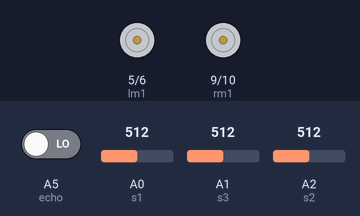
Recording of a sketch running on a simulated Arduino Uno, built with avr-gcc and run on an emulated ATmega328P. Parts: motor-driver pin pairs drawn as motors (green arrow = first pin HIGH = forward, orange = second pin HIGH = backward, longer = more drive). The inputs (shaded band) are chosen by the test bench; at power-on: A0 (s1) = 512, A1 (s3) = 512, A2 (s2) = 512, A5 (echo) LOW.

Above: at 0.1 s.
Timing chart, 0 to 2.5 s (numbered marks = the images above):
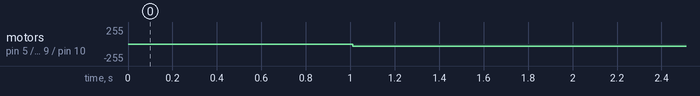

Measured:
- by itself, motor on pin 5 (lm1) / pin 6 (lm2), motor on pin 9 (rm1) / pin 10 (rm2): stopped → backward 30/255 at 1.0 s

The sketch:

P_1112_middle.ino
```cpp
#include <SoftwareSerial.h>

//#define PRT_DIST
//#define PRT_SENSOR
//#define PRT_CMD

//적외선
int s1 = A0;
int s2 = A2;
int s3 = A1;

//모터
int lm1 = 5;
int lm2 = 6;
int rm1 = 9;
int rm2 = 10;

//초음파
int trig = 11;
int echo = A5;

//피에조
int piezo = 13;
int freq = 1000;

void setup() {
  for (int i = 9; i <= 11; i++) {
    pinMode(i, OUTPUT);
  }
  pinMode(11, OUTPUT);
  pinMode(A0,INPUT);
  pinMode(A1,INPUT);
  pinMode(A2,INPUT);
  pinMode(A5, INPUT);
  pinMode(5, OUTPUT);
  pinMode(6, OUTPUT);
  Serial.begin(9600); //시리얼
}

void loop() {
  //초음파
  float duration, distance;
  int a, b, c;
  digitalWrite(trig, HIGH);
  delay(10);
  digitalWrite(trig, LOW);
  //거리계산
  duration = pulseIn(echo, HIGH);
  distance = ((float)(340 * duration) / 10000) / 2;

  //장애물감지 후 멈춤
  if (distance <= 17) {
    motor_control(0, 30, 0, 30);
  }


#ifdef PRT_DIST
  //거리출력
  Serial.print("Duration: ");
  Serial.println(duration);
  Serial.print("Distance: ");
  Serial.println(distance);
  delay(500);
#endif

  //적외선센서 입력값 저장
  a = analogRead(s1);
  b = analogRead(s2);
  c = analogRead(s3);

#ifdef PRT_SENSOR
  Serial.print("s1 =");
  Serial.println(a);
  delay(500);
  Serial.print("s2 =");
  Serial.println(b);
  delay(500);
  Serial.print("s3 =");
  Serial.println(c);
  delay(500);
#endif

  //라인트레이서
  if (distance > 17) {


  if ((a<110) && (b <110) && (c<110)) {

    motor_control(0, 150, 0, 150);
#ifdef PRT_CMD
    Serial.println("BACK");
    #endif
  }
  if ((a >920) && (b>920) && (c < 135)) {

    motor_control(215, 0, 0, 100);
  #ifdef PRT_CMD
  Serial.println("RIGHT");
  #endif
  }
  if ((a >920) && (b<135) && (c < 135)) {

    motor_control(215, 0, 0, 100);
  #ifdef PRT_CMD
  Serial.println("RIGHT");
  #endif
  }
  if ((a <135) && (b>920) && (c >920)) {

    motor_control(0, 100, 215, 0);
    #ifdef PRT_CMD
    Serial.println("LEFT");
    #endif
  }
  if ((a <135) && (b<135) && (c >920)) {

    motor_control(0, 100, 215, 0);
    #ifdef PRT_CMD
    Serial.println("LEFT");
    #endif
  }
  if ((a<150) && (b>920) && (c<150)) {

    motor_control(215, 0, 215, 0);
    #ifdef PRT_CMD
    Serial.println("GO");
    #endif
  }
  }

}

void motor_control(int j1, int j2, int j3, int j4) {
  analogWrite(lm1, j1);
  analogWrite(lm2, j2);
  analogWrite(rm1, j3);
  analogWrite(rm2, j4);
}
```
